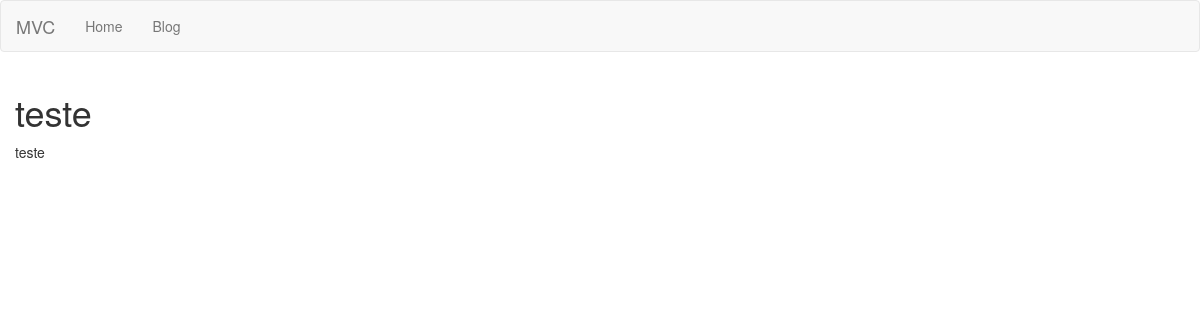
/posts/1/show, run on an earlier commit of the app's database.
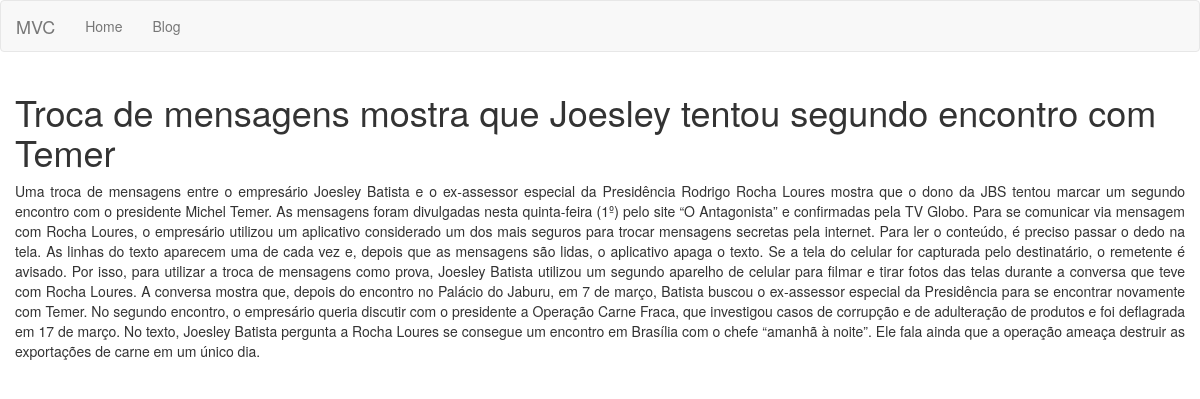
And on a later commit of the database.
### tables this page shows
CREATE TABLE posts (id INTEGER CONSTRAINT posts_index PRIMARY KEY ASC AUTOINCREMENT, title VARCHAR (255) NOT NULL, content TEXT NOT NULL);

### app/Controllers/PostsController.php (called while the page is built, shortened)
<?php
class PostsController extends BaseController
{
   private $post;
   public function __construct()
   {
      $this->post = Container::getModel("Post");
   }
   public function show($id)
   {
      $this->view->post = $this->post->find($id);
      return $this->renderView('posts/show', 'layout');
   }
}

### core/bootstrap.php (called while the page is built, shortened)
<?php
$routes = require_once __DIR__ . "/../app/routes.php";
$route = new \Core\Route($routes);

### public/index.php (called while the page is built, shortened)
<?php
require_once __DIR__ . "/../core/bootstrap.php";

### core/BaseModel.php (called while the page is built, shortened)
<?php
abstract class BaseModel
{
   private $pdo;
   protected $table;
   public function __construct(PDO $pdo)
   {
      $this->pdo = $pdo;
   }
   public function find($id)
   {
      $query = "SELECT * FROM {$this->table} WHERE id = :id";
      $stmt = $this->pdo->prepare($query);
      $stmt->bindValue(":id", $id);
      $stmt->execute();
      $result = $stmt->fetch();
      return $result;
   }
}

### core/Database.php (called while the page is built, shortened)
<?php
class Database
{
	public static function getDatabase()
   {
	   $conf = require_once __DIR__ . "/../app/database.php";
		if($conf['driver']=='sqlite'){
			$sqlite = __DIR__  . "/../storage/database/" . $conf['sqlite']['host'];
			$sqlite = "sqlite:".$sqlite;
			try{
				 $pdo = new PDO($sqlite);
				 $pdo->setAttribute(PDO::ATTR_ERRMODE,PDO::ERRMODE_EXCEPTION);
				 $pdo->setAttribute(PDO::ATTR_DEFAULT_FETCH_MODE,PDO::FETCH_OBJ);
				 return $pdo;
			}
			catch (PDOException $e){
				echo $e->getMessage();
			}
		} else if ($conf['driver']=='mysql'){
		     $host = $config['mysql']['host'];
			  $db_name = $config['mysql']['db_name'];
			  $username = $config['mysql']['db_username'];
			  $password = $config['mysql']['db_password'];
			  $charset = $conf['mysql']['charset'];
			  $collation = $conf['mysql']['collation'];
			try{
				$pdo = new PDO("mysql:host=$host;dbname=$db_name;charset=$charset", $username, $password);
				print_r ($pdo);
				$pdo->setAttribute(PDO::ATTR_ERRMODE,PDO::ERRMODE_EXCEPTION);
				$pdo->setAttribute(PDO::MYSQL_ATTR_INIT_COMMAND, "SET NAMES '$charset' COLLATE '$collation'");
				$pdo->setAttribute(PDO::ATTR_DEFAULT_FETCH_MODE,PDO::FETCH_OBJ);
				return $pdo;
			}
			catch (PDOException $e){
				echo $e->getMessage();
			}
		}
   }
}

### core/Container.php (called while the page is built, shortened)
<?php
class Container
{
   public static function getModel($model)
   {
      return new $model(Database::getDatabase());
   }
}

### app/Views/posts/show.phtml (the view)
<div class="container">
   <div class="row">
   <h1 class="h1"><?php echo $this->view->post->title; ?></h1>
   <p class="text-justify"><?php echo $this->view->post->content; ?></p>
   </div>
</div>

What changed in the data, as far as the page shows it:
changed posts: title "teste" → "Troca de mensagens mostra que Joesley tentou segundo encontro com Temer"; content "teste" → "Uma troca de mensagens entre o empresário Joesley Batista e o ex-assessor especial da Presidência Rodrigo Rocha Loures mostra que o dono da JBS tentou marcar um segundo encontro com o presidente Michel Temer. As mensagens foram divulgadas nesta quinta-feira (1º) pelo site “O Antagonista” e confirmadas pela TV Globo. Para se comunicar via mensagem com Rocha Loures, o empresário utilizou um aplicativo considerado um dos mais seguros para trocar mensagens secretas pela internet. Para ler o conteúdo, é preciso passar o dedo na tela. As linhas do texto aparecem uma de cada vez e, depois que as mensagens são lidas, o aplicativo apaga o texto. Se a tela do celular for capturada pelo destinatário,…"
